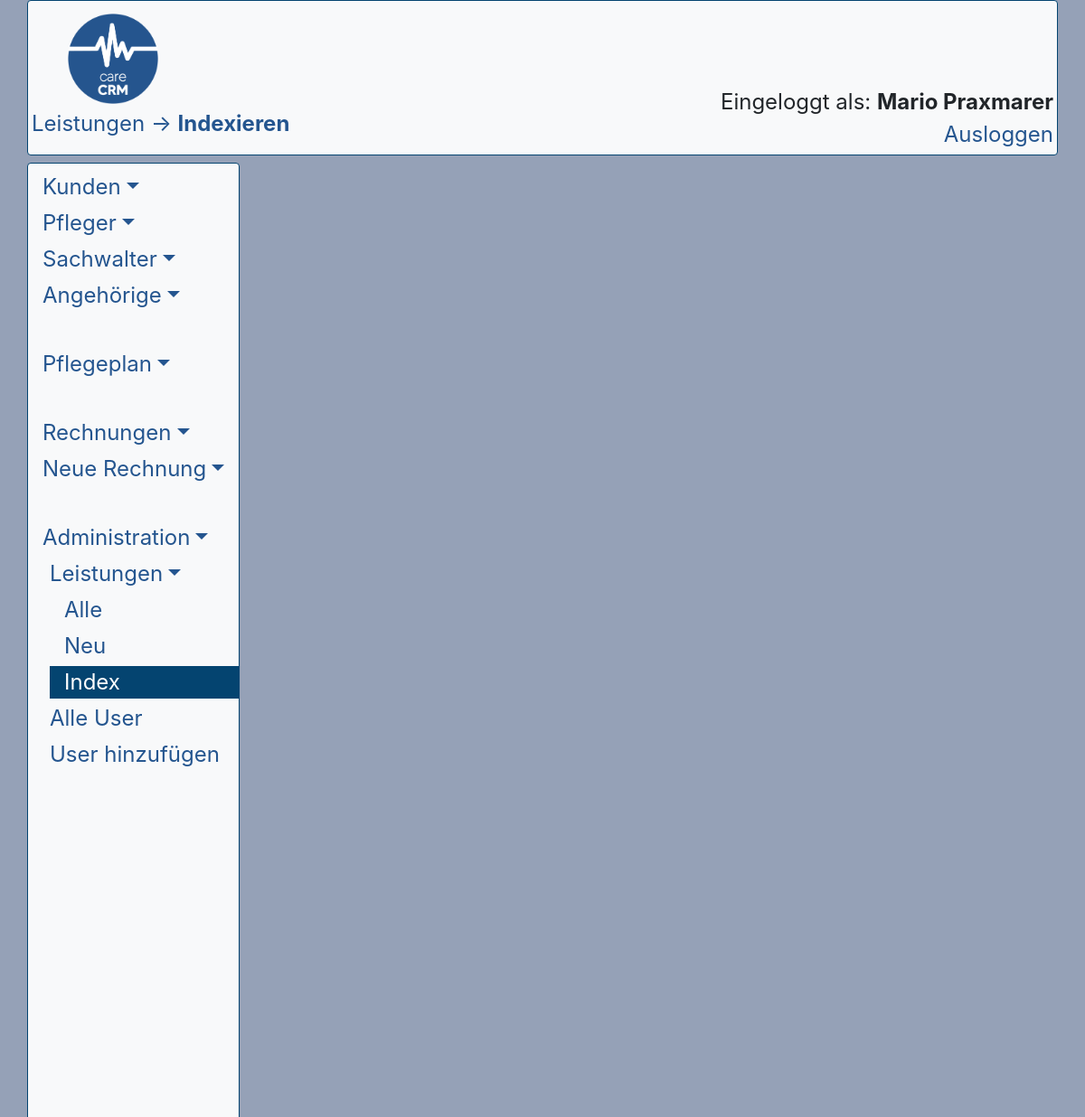
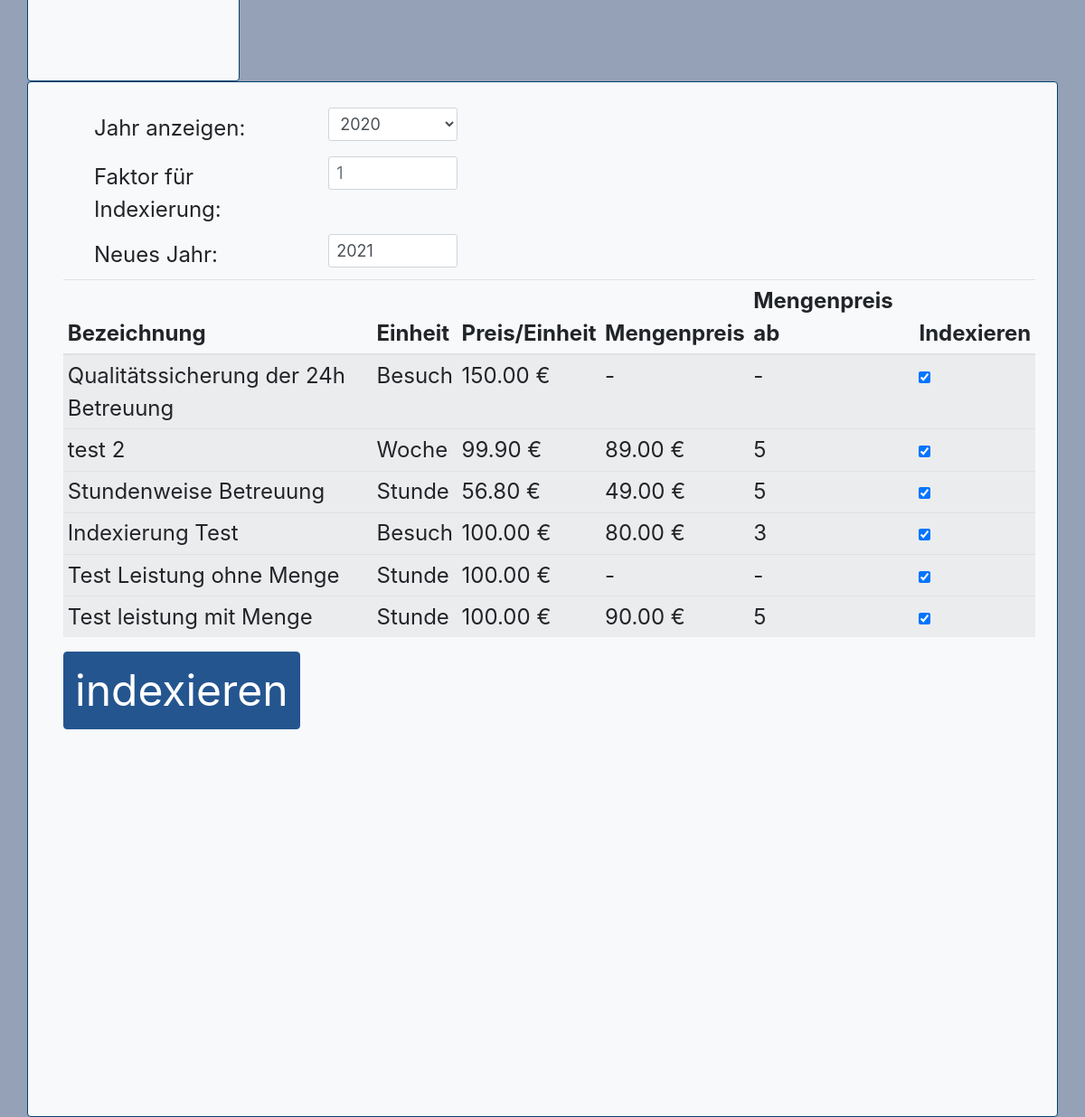
The app's page /frontend/lgindex.php (signed in) with its own data (2 pictures, top to bottom).
### tables this page shows
CREATE TABLE `user` (
  `us_id` int(6) NOT NULL,
  `us_name` varchar(8) NOT NULL,
  `us_pw` varchar(40) NOT NULL,
  `us_mail` varchar(64) NOT NULL,
  `us_vorname` varchar(64) NOT NULL,
  `us_nachname` varchar(64) NOT NULL,
  `us_status` tinyint(1) NOT NULL,
  `us_admin` tinyint(1) NOT NULL
);

CREATE TABLE `leistung` (
  `lg_id` int(6) NOT NULL,
  `lg_bezeichnung` varchar(64) NOT NULL,
  `lg_einheit` enum('h','d','w','m','s','b','e') NOT NULL COMMENT 'h stunde, d tag, w woche, m monat, s stück, b besuch, e einheit',
  `lg_rabattgrenze` int(4) DEFAULT NULL,
  `lg_einzeltarif` float(12,2) NOT NULL,
  `lg_mengentarif` float(12,2) DEFAULT NULL,
  `lg_jahr` year(4) NOT NULL
);

### frontend/lgindex.php (the view, shortened to what this page needs)
<?php
$siteTitle = "Indexieren";
$siteCategory = "Leistungen";
include_once('header.php');
include_once('nav.php');
?>
<?php
$dbc = mysqli_connect(DB_HOST,DB_USER,DB_PASSWORD, DB_NAME)
or die(errrorlog($dbc,0));
mysqli_set_charset($dbc,"utf8");
$scopequery = "SELECT MAX(lg_jahr) as lg_jahr_max, MIN(lg_jahr) as lg_jahr_min FROM leistung";
$scopedata = mysqli_query($dbc, $scopequery)
    or die(errrorlog($dbc, $scopequery));
$scoperow = mysqli_fetch_array($scopedata);
if(!empty($scoperow["lg_jahr_min"]))
{
    $lg_jahr_min = $scoperow["lg_jahr_min"];
    $lg_jahr_max = $scoperow["lg_jahr_max"];
    $lg_keine_daten = 0;
}
else
{
    $lg_jahr_max = date("Y",time());
}
if (isset($_GET["lg_jahr"]))
{
    $lg_jahr = mysqli_real_escape_string($dbc, trim($_GET['lg_jahr']));
    if(!is_numeric($lg_jahr) || (strlen($lg_jahr) != 4))
    {
        $lg_jahr = $lg_jahr_max;
    }
}
else
{
    $lg_jahr = $lg_jahr_max;
}
$selectquery = "SELECT DISTINCT lg_jahr FROM leistung";
$selectdata = mysqli_query($dbc, $selectquery)
    or die(errorlog($dbc, $selectquery));
if(mysqli_num_rows($selectdata) > 0)
{
    $query = "SELECT * FROM leistung WHERE lg_jahr = '$lg_jahr'";
    $data = mysqli_query($dbc, $query)
    or die(errorlog($dbc, $query));
}
else
{
    $lg_keine_daten_jahr = 1;
}
if ((isset($error) && $error == 1) || !isset($error)) {
    ?>
    <form method="GET" action="<?php echo $_SERVER["PHP_SELF"]; ?>" id="lg_jahr_select">
        <div class="container">
            <div class="row">
                <div class="col">
                    <div class="form-group row m-1">
                        <label for="lg_jahr" class="col-sm-5 col-lg-3 col-form-label col-form-label-sm">Jahr anzeigen:</label>
                        <div class="col-sm-3 col-lg-2">
                            <select class="form-control form-control-sm" name="lg_jahr" id="lg_jahr"
                                    onchange="document.getElementById('lg_jahr_select').submit()">
                                <?php
                                while ($selectrow = mysqli_fetch_array($selectdata)) {
                                    echo '<option ';
                                    if ($selectrow["lg_jahr"] == $lg_jahr) echo 'selected';
                                    echo '>' . $selectrow["lg_jahr"];
                                    echo '</option>';
                                }
                                ?>
                            </select>
                        </div>
                    </div>
                </div>
            </div>
        </div>
    </form>
    <form action="<?php echo $_SERVER["PHP_SELF"]; ?>" method="POST">
        <div class="container">
            <div class="row">
                <div class="col">
                    <div class="form-group row m-1">
                        <label for="lg_index" class="col-sm-5 col-lg-3 col-form-label col-form-label-sm">Faktor für
                            Indexierung:</label>
                        <div class="col-sm-3 col-lg-2">
                            <input type="number" min="0.0001" step="0.0001" class="form-control form-control-sm"
                                   name="lg_index" id="lg_index" placeholder="1" required
                                   value="<?php keeppostvalue('lg_index'); ?>"/>
                        </div>
                    </div>
                    <div class="form-group row m-1">
                        <label for="lg_index_jahr" class="col-sm-5 col-lg-3 col-form-label col-form-label-sm">Neues Jahr:</label>
                        <div class="col-sm-3 col-lg-2">
                            <input type="number" class="form-control form-control-sm" name="lg_index_jahr"
                                   id="lg_index_jahr" step="1" min="2000" max="3000"
                                   value="<?php if (isset($_POST["submit"])) {
                                       keeppostvalue('lg_jahr');
                                   } else {
                                       echo date("Y") + 1;
                                   } ?>" required/>
                        </div>
                    </div>
                </div>
            </div>
        </div>
        <table class="table table-striped table-sm">
            <thead>
            <tr>
                <th scope="col">Bezeichnung</th>
                <th scope="col">Einheit</th>
                <th scope="col">Preis/Einheit</th>
                <th scope="col">Mengenpreis</th>
                <th scope="col">Mengenpreis ab</th>
                <th scope="col">Indexieren</th>
            </tr>
            </thead>
            <tbody>
            <?php
            $i = 0;
            while ($row = mysqli_fetch_array($data)) {
                switch ($row["lg_einheit"]) {
                    case "h":
                        $lg_einheit = "Stunde";
                        break;
                    case "w":
                        $lg_einheit = "Woche";
                        break;
                    case "b":
                        $lg_einheit = "Besuch";
                        break;
                }
                echo '<tr>';
                echo '<td scope="row">' . $row["lg_bezeichnung"] . '</td>';
                echo '<td scope="row">' . $lg_einheit . '</td>';
                echo '<td>';
                if (!empty($row["lg_einzeltarif"])) {
                    echo $row["lg_einzeltarif"] . " €";
                } else {
                    echo "-";
                }
                echo '</td>';
                echo '<td>';
                if (!empty($row["lg_mengentarif"])) {
                    echo $row["lg_mengentarif"] . " €";
                } else {
                    echo "-";
                }
                echo '</td>';
                echo '<td>';
                if (!empty($row["lg_rabattgrenze"])) {
                    echo $row["lg_rabattgrenze"];
                } else {
                    echo "-";
                }
                echo '</td>';
                echo '<td>';
                $lg_id = $row["lg_id"];
                echo '<input type="checkbox" name="lg_index_id_' . $i . '" id="lg_index_id_' . $i . '"  value="' . $lg_id . '"';
                if ((isset($_POST["lg_index_id_" . $i]) && isset($_POST["submit"])) || !isset($_POST["submit"])) echo ' checked';
                echo '/>';
                echo '</td>';
                echo '<tr>';
                $i++;
            }
            ?>
            </tbody>
        </table>
        <input type="submit" name="submit" id="submit" value="indexieren" class="btn btn-primary mt-0"/>
    </form>
    <?php
}
include_once('footer.php');
?>

### frontend/header.php (shortened to what this page needs)
<!DOCTYPE HTML>
<html>
<head>
    <link rel="stylesheet" href="bootstrap/dist/css/bootstrap.css" />
    <link rel="stylesheet" href="style1.css" />
</head>
<?php
include_once('functions.php');
?>
<body style="background-color: #95a1b7;">
    <div class="container container-fluid">
      <div class="row">
        <div class="col border border-primary rounded mb-2 p-1 d-none d-xl-block bg-light col-xl">
          <div class="container p-0 m-0">
            <div class="row p-0 m-0">
              <div class="col-2 p-0 m-0 ">
                  <img src="images/CareCRM_logo.png" height="100" style="margin-left: 40px;margin-top: 10px; margin-bottom: -20px;">
              </div>
              <div class="col p-0 m-0">
              </div>
              <div class="col p-0 m-0">
              </div>
            </div>
            <div class="row p-0 m-0">
              <div class="col p-0 m-0 text-primary pt-4">
                <?php echo $siteCategory . " &rarr; <b>" . $siteTitle . "</b>"; ?></b>
              </div>
              <div class="col p-0 m-0">
              </div>
              <div class="col p-0 m-0 text-right">
                  <?php
                  if (!isset($_SESSION['userid']))
                  {
                      echo '<b>Sie sind nicht eingeloggt.</b><br /><a href="login.php">Einloggen</a>';
                  }
                  else
                  {
                      $user_userid = $_SESSION['userid'];
                      $dbc = mysqli_connect(DB_HOST, DB_USER, DB_PASSWORD, DB_NAME)
                        or die(errorlog($dbc,$query));
                      $query = "SELECT us_vorname, us_nachname, us_admin, us_status FROM `user` WHERE us_id = '$user_userid'";
                      $data = mysqli_query($dbc, $query)
                        or die(errorlog($dbc,$query));
                      $row = mysqli_fetch_array($data);
                      echo 'Eingeloggt als: <b>' . $row['us_vorname'] . ' ' . $row['us_nachname'] .
                          '</b><br /><a href="logout.php">Ausloggen</a>';
                  }
                  ?>
              </div>
            </div>
          </div>
        </div>
      </div>

### records on screen
user: us_vorname "Mario", us_nachname "Praxmarer"
leistung: lg_bezeichnung "Qualitätssicherung der 24h Betreuung", lg_einheit "Besuch", lg_einzeltarif "150.00"
leistung: lg_bezeichnung "test 2", lg_einheit "Woche", lg_einzeltarif "99.90", lg_mengentarif "89.00", lg_rabattgrenze "5"
leistung: lg_bezeichnung "Stundenweise Betreuung", lg_einheit "Stunde", lg_einzeltarif "56.80", lg_mengentarif "49.00", lg_rabattgrenze "5"
leistung: lg_bezeichnung "Indexierung Test", lg_einheit "Besuch", lg_einzeltarif "100.00", lg_mengentarif "80.00", lg_rabattgrenze "3"
leistung: lg_bezeichnung "Test Leistung ohne Menge", lg_einheit "Stunde", lg_einzeltarif "100.00"
leistung: lg_bezeichnung "Test leistung mit Menge", lg_einheit "Stunde", lg_einzeltarif "100.00", lg_mengentarif "90.00", lg_rabattgrenze "5"

### other values on screen
$siteCategory "Leistungen"
$siteTitle "Indexieren"
form field lg_jahr "2020"
